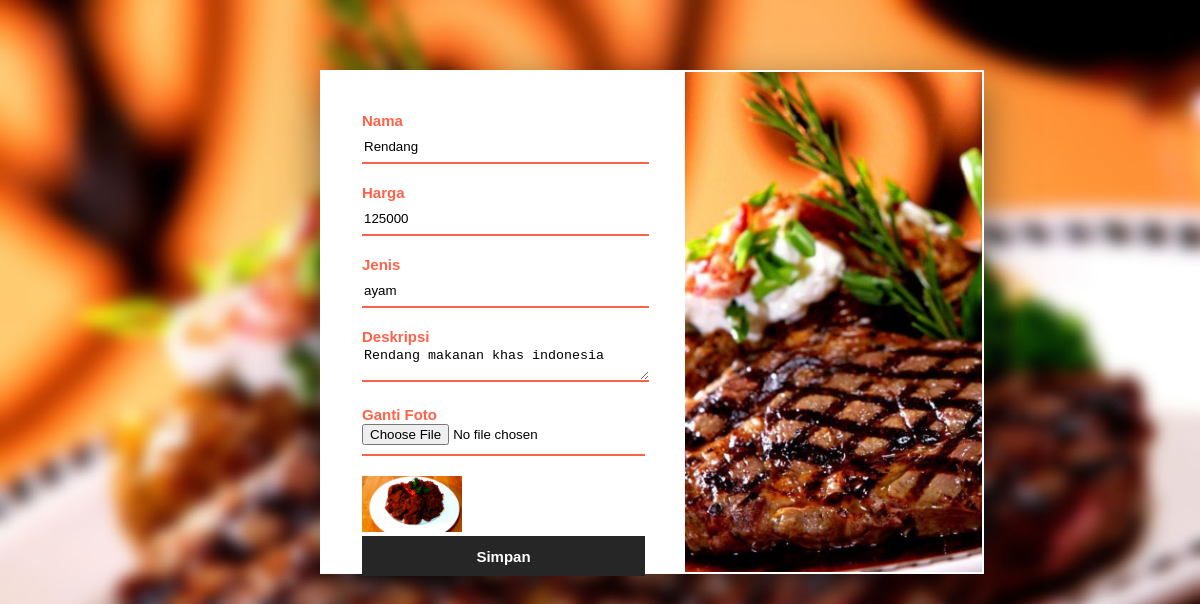
Page /edit-menu.php?id=48 on the committed database.
### tables this page shows
CREATE TABLE `menu` (
  `id` int(11) NOT NULL,
  `nama` varchar(100) NOT NULL,
  `harga` int(11) NOT NULL,
  `foto` varchar(100) NOT NULL,
  `deskripsi` text NOT NULL,
  `jenis` varchar(100) NOT NULL DEFAULT 'Western'
);

### edit-menu.php (the view, shortened to what this page needs)
<?php
	include("koneksi.php");
	$id = $_GET['id'];
	$sql = "SELECT * FROM menu WHERE id=$id";
	$query = mysqli_query($konek, $sql);
	$data = mysqli_fetch_assoc($query);
?>
<!DOCTYPE html>
<html>
<head>
	<link rel="stylesheet" type="text/css" href="css/tambah-menu.css">
</head>
<body>
	<div class="box">
		<div class="right"></div>
		<div class="left">
			<div class="formbox">
				<form action="proses/proses-edit-menu.php" method="post" enctype="multipart/form-data">
					<label>Nama</label>
					<input type="text" name="nama" placeholder="Name" required="" value="<?php echo $data['nama'] ?>">
					<label>Harga</label>
					<input type="number" name="harga" placeholder="Harga" required="" value="<?php echo $data['harga'] ?>">
					<label>Jenis</label>
					<input type="text" name="jenis" placeholder="Jenis" required="" value="<?php echo $data['jenis'] ?>">
					<label>Deskripsi</label>
					<textarea placeholder="Deskripsi" name="deskripsi"><?php echo $data['deskripsi'] ?></textarea>
					<label>Ganti Foto</label>
					<input type="file" name="foto"><img src="foto-menu/<?php echo $data['foto']; ?>" width="100">
					<input type="submit" name="simpan" value="Simpan">
				</form>
			</div>
		</div>
	</div>
</body>
</html>

### css/tambah-menu.css (style rules this page uses)
body { margin: 0; padding: 0; background: url(../gambar/mk2.jpg); background-size: cover; font-family: sans-serif; }
.box { width: 55%; height: 500px; background: white; margin: 70px 0px 0px 320px; border: 2px solid white; box-shadow: 0 15px 40px rgba(0,0,0,.5); }
.box .left { float: left; width: 55%; height: 400px; box-sizing: border-box; }
.box .right { float: right; width: 45%; height: 500px; background: url(../gambar/mk3.jpg); background-size: cover; box-sizing: border-box; }
.formbox { width: 100%; padding: 40px 40px; box-sizing: border-box; height: 360px; }
.formbox label { font-size: 15px; margin: 0; padding: 0; font-weight: bold; color: tomato; }
.formbox input, textarea { width: 100%; margin-bottom: 20px; }
.formbox input[type="text"],input[type="number"],input[type="file"], textarea { border: none; border-bottom: 2px solid tomato; outline: none; height: 30px; }
.formbox input[type="submit"] { border: none; height: 40px; color: white; background: #262626; font-size: 15px; font-weight: bold; cursor: pointer; }

### rows in the picture
menu: nama "Rendang", harga "125000", jenis "ayam", deskripsi "Rendang makanan khas indonesia", foto (picture)
